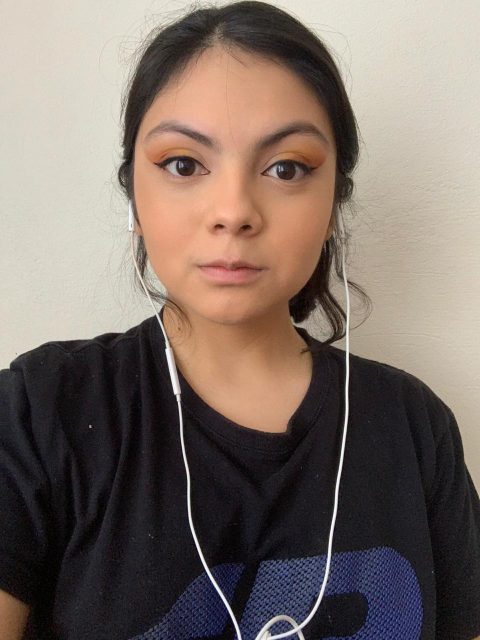
#> input picture Feature_Extraction/Examples/Kat3.jpeg, 960 x 1280 px, found by its file name (shown at 1/2 size)
$ python algo.py
#> lines starting #> are read from the running program, lines starting #| are printed output that depends on the picture
from __future__ import print_function
import cv2 as cv
import numpy as np
import argparse
parser = argparse.ArgumentParser(description='Code for Feature Matching with FLANN tutorial.')
parser.add_argument('--input1', help='Path to input image 1.', default='/home/rojo/Documentos/Git/TC2004.1/Feature_Extraction/Examples/Kat3.jpeg')
parser.add_argument('--input2', help='Path to input image 2.', default='/home/rojo/Documentos/Git/TC2004.1/Feature_Extraction/Examples/Kat4.jpeg')
args = parser.parse_args()
img1 = cv.imread(cv.samples.findFile(args.input1), cv.IMREAD_GRAYSCALE)
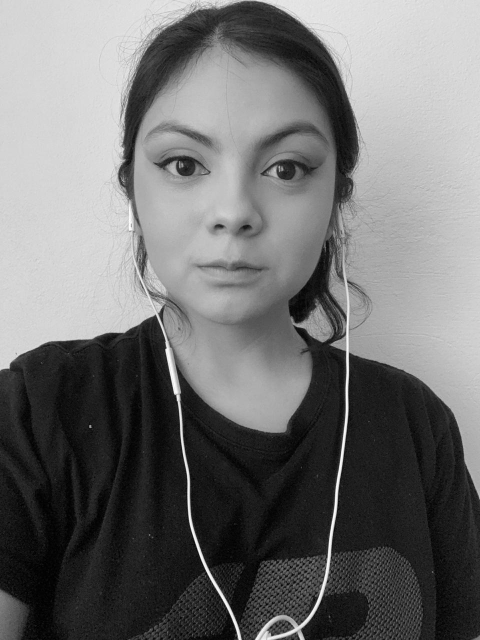
#> img1: shape (1280, 960) (shown at 1/2 size); min 0, max 255, mean 113.1
img2 = cv.imread(cv.samples.findFile(args.input2), cv.IMREAD_GRAYSCALE)
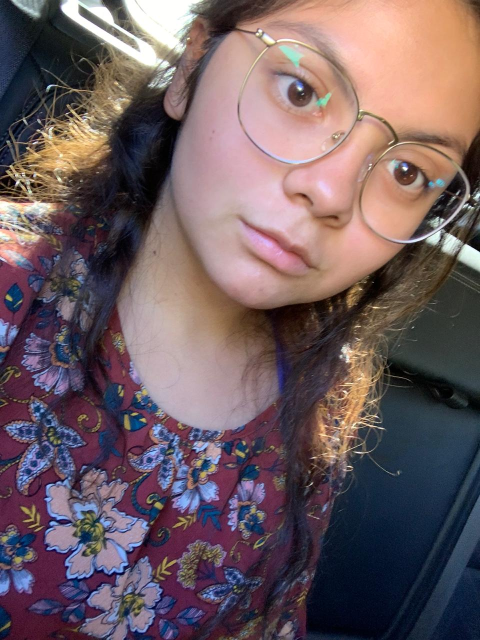
#> input picture Feature_Extraction/Examples/Kat4.jpeg, 960 x 1280 px, found by its file name (shown at 1/2 size)
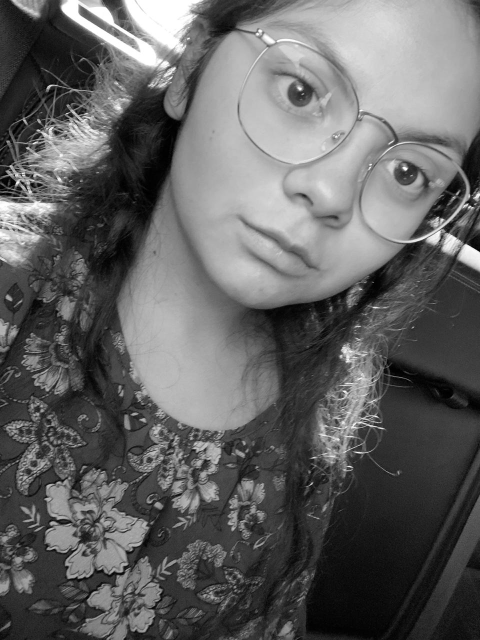
#> img2: shape (1280, 960) (shown at 1/2 size); min 0, max 255, mean 98.4
if img1 is None or img2 is None:
    print('Could not open or find the images!')
    exit(0)
#-- Step 1: Detect the keypoints using SURF Detector, compute the descriptors
minHessian = 400
#> (the run stopped early here; a loop or call above may not have finished)
